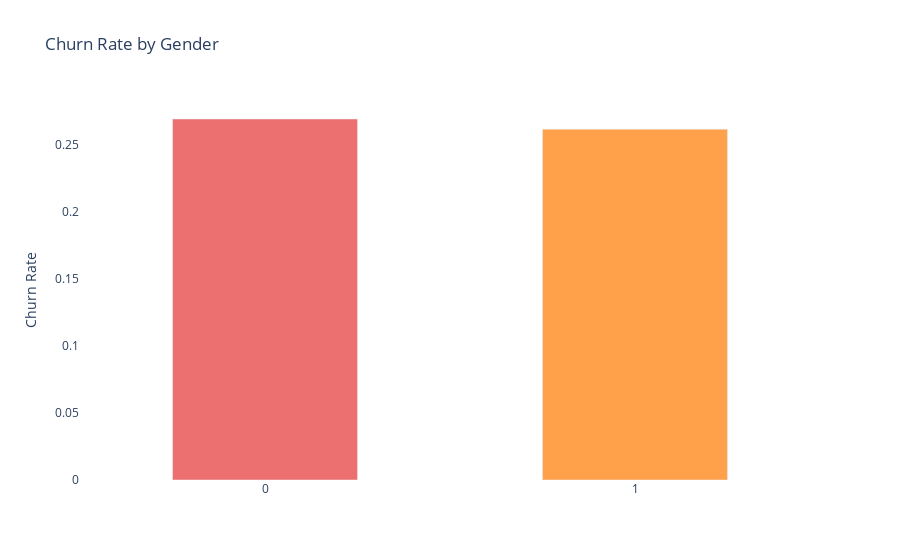

The notebook cell saved with this chart:
### Code cell
# Churn Rate by Gender
plot_by_gender = df.groupby('gender').Churn.mean().reset_index()
plot_data = [
    go.Bar(
        x=plot_by_gender['gender'],
        y=plot_by_gender['Churn'],
       width = [0.8],
        marker = dict(
            color=['#ed7071', '#ffa14a']
        )
    )
]

layout=go.Layout(
    xaxis={"type": "category"},
    yaxis={"title": "Churn Rate"},
    title="Churn Rate by Gender",
    plot_bgcolor = 'white',
    paper_bgcolor = 'white',
)

fig = go.Figure(data=plot_data, layout=layout)
iplot(fig)

### Figure 1 — Plotly figure (JSON) as saved in the notebook; plotly's stock layout.template omitted (floating-point values rounded to 4 significant figures)
{"data": [{"marker": {"color": ["#ed7071", "#ffa14a"]}, "type": "bar", "width": [0.5, 0.5], "x": [0, 1], "y": [0.2692, 0.2616]}], "layout": {"paper_bgcolor": "white", "plot_bgcolor": "white", "title": {"text": "Churn Rate by Gender"}, "xaxis": {"type": "category"}, "yaxis": {"title": {"text": "Churn Rate"}}}}
